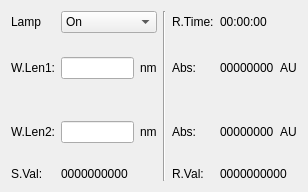
<?xml version="1.0" encoding="UTF-8"?>
<ui version="4.0">
 <class>RunPageClass</class>
 <widget class="QWidget" name="RunPageClass">
  <property name="geometry">
   <rect>
    <x>0</x>
    <y>0</y>
    <width>308</width>
    <height>192</height>
   </rect>
  </property>
  <property name="windowTitle">
   <string>Form</string>
  </property>
  <layout class="QGridLayout" name="gridLayout" rowstretch="1,0,0,0" columnstretch="1,0,0,0,0">
   <item row="2" column="3">
    <widget class="QLabel" name="label_7">
     <property name="text">
      <string>Abs:</string>
     </property>
    </widget>
   </item>
   <item row="0" column="0">
    <widget class="QLabel" name="label_5">
     <property name="text">
      <string>Lamp</string>
     </property>
    </widget>
   </item>
   <item row="2" column="4">
    <layout class="QHBoxLayout" name="horizontalLayout_8" stretch="5,1">
     <item>
      <widget class="QLabel" name="auLbl2">
       <property name="sizePolicy">
        <sizepolicy hsizetype="Expanding" vsizetype="Expanding">
         <horstretch>0</horstretch>
         <verstretch>0</verstretch>
        </sizepolicy>
       </property>
       <property name="text">
        <string>00000000</string>
       </property>
      </widget>
     </item>
     <item>
      <widget class="QLabel" name="label_10">
       <property name="text">
        <string>AU</string>
       </property>
      </widget>
     </item>
    </layout>
   </item>
   <item row="0" column="1">
    <widget class="ComboCtrl" name="lampCombo">
     <property name="sizePolicy">
      <sizepolicy hsizetype="Expanding" vsizetype="Fixed">
       <horstretch>0</horstretch>
       <verstretch>0</verstretch>
      </sizepolicy>
     </property>
     <item>
      <property name="text">
       <string>On</string>
      </property>
     </item>
     <item>
      <property name="text">
       <string>Off</string>
      </property>
     </item>
    </widget>
   </item>
   <item row="0" column="2" rowspan="4">
    <widget class="Line" name="line">
     <property name="orientation">
      <enum>Qt::Vertical</enum>
     </property>
    </widget>
   </item>
   <item row="0" column="3">
    <widget class="QLabel" name="label_2">
     <property name="text">
      <string>R.Time:</string>
     </property>
    </widget>
   </item>
   <item row="0" column="4">
    <widget class="QLabel" name="lblTime">
     <property name="text">
      <string>00:00:00</string>
     </property>
    </widget>
   </item>
   <item row="1" column="0">
    <widget class="QLabel" name="label_3">
     <property name="text">
      <string>W.Len1:</string>
     </property>
    </widget>
   </item>
   <item row="1" column="1">
    <layout class="QHBoxLayout" name="horizontalLayout">
     <item>
      <widget class="EditCtrl" name="wLen1Edit">
       <property name="sizePolicy">
        <sizepolicy hsizetype="Expanding" vsizetype="Fixed">
         <horstretch>0</horstretch>
         <verstretch>0</verstretch>
        </sizepolicy>
       </property>
      </widget>
     </item>
     <item>
      <widget class="QLabel" name="label_8">
       <property name="text">
        <string>nm</string>
       </property>
      </widget>
     </item>
    </layout>
   </item>
   <item row="1" column="3">
    <widget class="QLabel" name="label_6">
     <property name="text">
      <string>Abs:</string>
     </property>
    </widget>
   </item>
   <item row="1" column="4">
    <layout class="QHBoxLayout" name="horizontalLayout_7" stretch="5,1">
     <item>
      <widget class="QLabel" name="auLbl">
       <property name="sizePolicy">
        <sizepolicy hsizetype="Expanding" vsizetype="Expanding">
         <horstretch>0</horstretch>
         <verstretch>0</verstretch>
        </sizepolicy>
       </property>
       <property name="text">
        <string>00000000</string>
       </property>
      </widget>
     </item>
     <item>
      <widget class="QLabel" name="label_9">
       <property name="text">
        <string>AU</string>
       </property>
      </widget>
     </item>
    </layout>
   </item>
   <item row="2" column="0">
    <widget class="QLabel" name="wLen2Title">
     <property name="text">
      <string>W.Len2:</string>
     </property>
    </widget>
   </item>
   <item row="2" column="1">
    <layout class="QHBoxLayout" name="horizontalLayout_2">
     <item>
      <widget class="EditCtrl" name="wLen2Edit">
       <property name="sizePolicy">
        <sizepolicy hsizetype="Expanding" vsizetype="Fixed">
         <horstretch>0</horstretch>
         <verstretch>0</verstretch>
        </sizepolicy>
       </property>
      </widget>
     </item>
     <item>
      <widget class="QLabel" name="wLen2Unit">
       <property name="sizePolicy">
        <sizepolicy hsizetype="Preferred" vsizetype="Preferred">
         <horstretch>0</horstretch>
         <verstretch>0</verstretch>
        </sizepolicy>
       </property>
       <property name="text">
        <string>nm</string>
       </property>
      </widget>
     </item>
    </layout>
   </item>
   <item row="3" column="0">
    <widget class="QLabel" name="label">
     <property name="text">
      <string>S.Val:</string>
     </property>
    </widget>
   </item>
   <item row="3" column="1">
    <widget class="QLabel" name="sampleLbl">
     <property name="text">
      <string>0000000000</string>
     </property>
    </widget>
   </item>
   <item row="3" column="3">
    <widget class="QLabel" name="label_13">
     <property name="text">
      <string>R.Val:</string>
     </property>
    </widget>
   </item>
   <item row="3" column="4">
    <widget class="QLabel" name="basicLbl">
     <property name="text">
      <string>0000000000</string>
     </property>
    </widget>
   </item>
  </layout>
  <zorder>lampCombo</zorder>
  <zorder>label_3</zorder>
  <zorder>label_6</zorder>
  <zorder>wLen2Title</zorder>
  <zorder>label_7</zorder>
  <zorder>label</zorder>
  <zorder>sampleLbl</zorder>
  <zorder>label_13</zorder>
  <zorder>basicLbl</zorder>
  <zorder>label_5</zorder>
  <zorder>line</zorder>
  <zorder>label_2</zorder>
  <zorder>lblTime</zorder>
 </widget>
 <customwidgets>
  <customwidget>
   <class>ComboCtrl</class>
   <extends>QComboBox</extends>
   <header>comboctrl.h</header>
  </customwidget>
  <customwidget>
   <class>EditCtrl</class>
   <extends>QLineEdit</extends>
   <header>editctrl.h</header>
  </customwidget>
 </customwidgets>
 <resources/>
 <connections/>
</ui>
